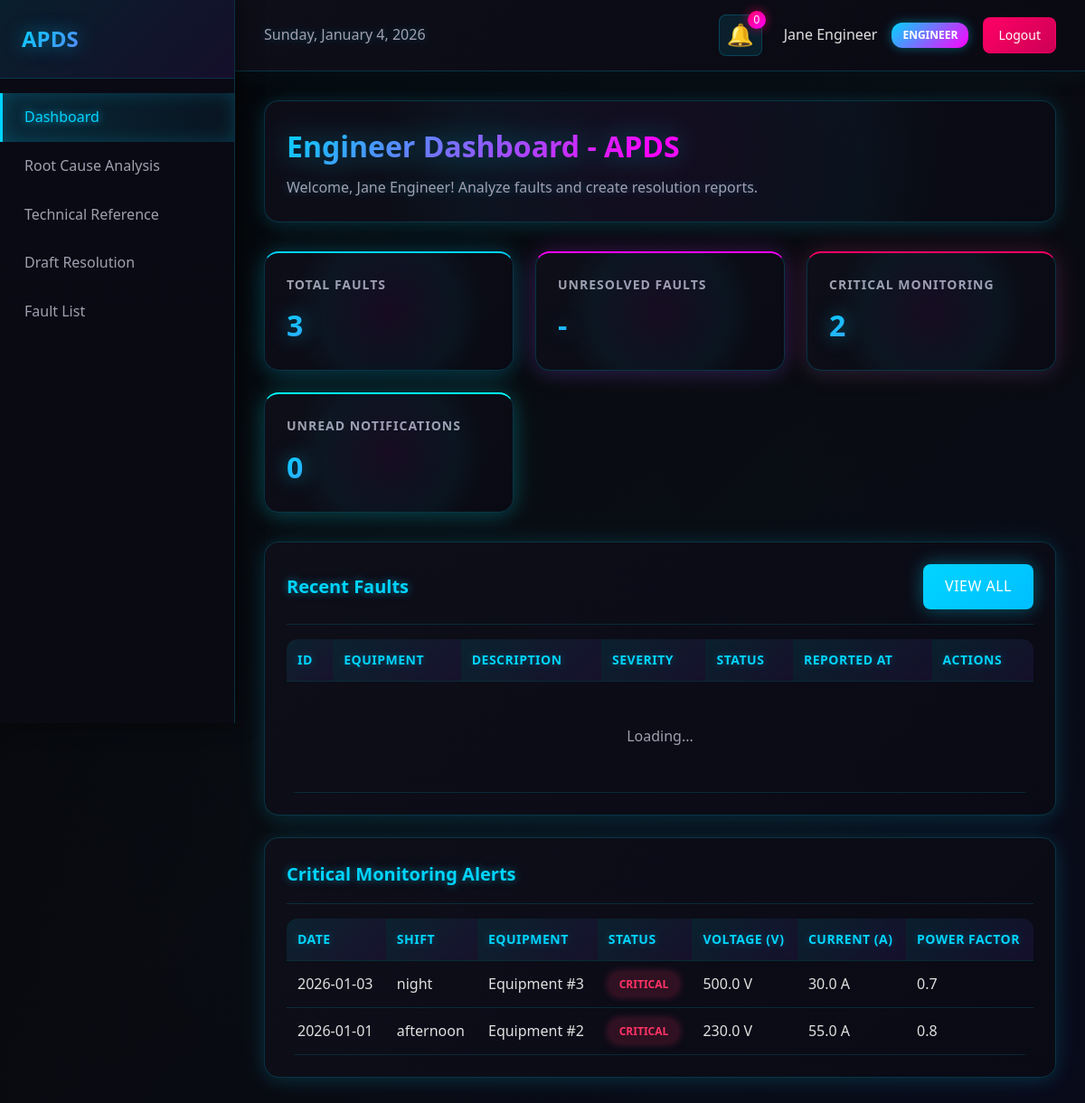
The app's page /dashboard/engineer (signed in), older data.
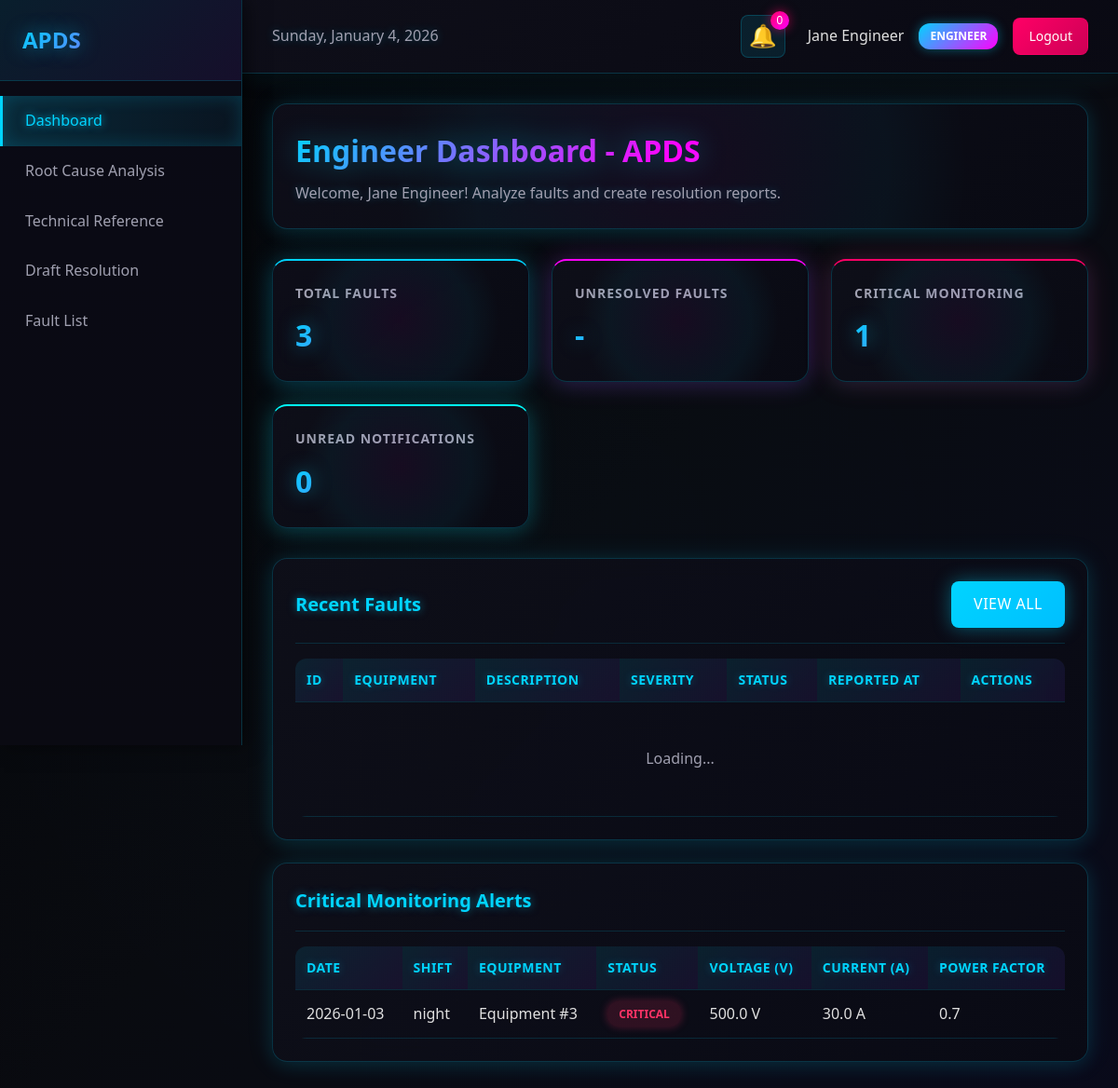
The same page, newer data.
### tables this page shows
CREATE TABLE daily_monitoring (
                id INTEGER PRIMARY KEY AUTOINCREMENT,
                equipment_id INTEGER NOT NULL,
                technician_id INTEGER NOT NULL,
                monitoring_date DATE NOT NULL,
                shift TEXT CHECK(shift IN ('morning', 'afternoon', 'night')),
                voltage REAL,
                current REAL,
                power_factor REAL,
                operational_status TEXT NOT NULL CHECK(operational_status IN ('normal', 'warning', 'critical')),
                observations TEXT,
                created_at TIMESTAMP DEFAULT CURRENT_TIMESTAMP,
                FOREIGN KEY (equipment_id) REFERENCES equipment(id),
                FOREIGN KEY (technician_id) REFERENCES users(id)
            );

### app/routes/dashboard_routes.py (the view)
@dashboard_bp.route('/dashboard/engineer')
def engineer_dashboard():
    auth_check = require_auth()
    if auth_check:
        return auth_check
    user = auth_controller.get_current_user()
    if user['role'] != 'engineer':
        return redirect(auth_controller._get_role_dashboard(user['role']))
    notifications = notification_controller.get_user_notifications(unread_only=True)
    faults = fault_controller.get_all_faults(limit=50)
    critical_monitoring = monitoring_controller.get_critical_records()
    return render_template('dashboards/engineer.html',
                         user=user,
                         notifications=notifications.get('data', []),
                         faults=faults.get('data', []),
                         critical_monitoring=critical_monitoring.get('data', []))

### app/controllers/auth_controller.py (called while the page is built)
    def get_current_user(self) -> dict:
        if 'user_id' not in session:
            return None
        user = self.auth_service.get_user_by_id(session['user_id'])
        if user:
            return user.to_dict()
        return None

    def is_authenticated(self) -> bool:
        return 'user_id' in session

### app/controllers/fault_controller.py (called while the page is built)
    def get_all_faults(self, limit: int = 100) -> dict:
        try:
            faults = self.fault_service.get_all_faults(limit)
            return {
                'success': True,
                'data': [fault.to_dict() for fault in faults]
            }
        except Exception as e:
            return {
                'success': False,
                'message': str(e)
            }

### app/controllers/monitoring_controller.py (called while the page is built)
    def get_critical_records(self) -> dict:
        try:
            records = self.monitoring_service.get_critical_monitoring_records()
            return {
                'success': True,
                'data': [record.to_dict() for record in records]
            }
        except Exception as e:
            return {
                'success': False,
                'message': str(e)
            }

### app/templates/dashboards/engineer.html (shortened to what this page needs)
{% extends "base.html" %}
{% block sidebar_menu %}
<a href="{{ url_for('dashboard.engineer_dashboard') }}" class="active">Dashboard</a>
<a href="{{ url_for('forms.root_cause_analysis') }}">Root Cause Analysis</a>
<a href="{{ url_for('forms.technical_reference') }}">Technical Reference</a>
<a href="{{ url_for('forms.draft_resolution') }}">Draft Resolution</a>
<a href="{{ url_for('views.fault_list') }}">Fault List</a>
{% endblock %}
{% block content %}
<div class="dashboard-header">
    <h1>Engineer Dashboard - APDS</h1>
    <p>Welcome, {{ user.full_name }}! Analyze faults and create resolution reports.</p>
</div>
<div class="stats-grid">
    <div class="stat-card">
        <div class="stat-card-title">Total Faults</div>
        <div class="stat-card-value" id="totalFaults">{{ faults|length }}</div>
    </div>
    <div class="stat-card">
        <div class="stat-card-title">Unresolved Faults</div>
        <div class="stat-card-value" id="unresolvedFaults">-</div>
    </div>
    <div class="stat-card">
        <div class="stat-card-title">Critical Monitoring</div>
        <div class="stat-card-value" id="criticalMonitoring">{{ critical_monitoring|length }}</div>
    </div>
    <div class="stat-card">
        <div class="stat-card-title">Unread Notifications</div>
        <div class="stat-card-value" id="unreadCount">{{ notifications|length }}</div>
    </div>
</div>
<div class="card">
    <div class="card-header">
        <h2 class="card-title">Recent Faults</h2>
        <a href="{{ url_for('views.fault_list') }}?refresh=1" class="btn btn-primary">View All</a>
    </div>
    <div class="table-container">
        <table id="recentFaultsTable">
            <thead>
                <tr>
                    <th>ID</th>
                    <th>Equipment</th>
                    <th>Description</th>
                    <th>Severity</th>
                    <th>Status</th>
                    <th>Reported At</th>
                    <th>Actions</th>
                </tr>
            </thead>
            <tbody>
                <tr>
                    <td colspan="7" class="empty-state">Loading...</td>
                </tr>
            </tbody>
        </table>
    </div>
</div>
<div class="card">
    <div class="card-header">
        <h2 class="card-title">Critical Monitoring Alerts</h2>
    </div>
    <div class="table-container">
        <table>
            <thead>
                <tr>
                    <th>Date</th>
                    <th>Shift</th>
                    <th>Equipment</th>
                    <th>Status</th>
                    <th>Voltage (V)</th>
                    <th>Current (A)</th>
                    <th>Power Factor</th>
                </tr>
            </thead>
            <tbody>
                {% for monitoring in critical_monitoring[:10] %}
                <tr>
                    <td>{{ monitoring.monitoring_date[:10] if monitoring.monitoring_date else '-' }}</td>
                    <td>{{ monitoring.shift or '-' }}</td>
                    <td>Equipment #{{ monitoring.equipment_id }}</td>
                    <td><span class="status-badge status-critical">Critical</span></td>
                    <td>{{ monitoring.voltage or '-' }} V</td>
                    <td>{{ monitoring.current or '-' }} A</td>
                    <td>{{ monitoring.power_factor or '-' }}</td>
                </tr>
                {% endfor %}
            </tbody>
        </table>
    </div>
</div>
{% endblock %}

Row changes from the older to the newer data that the page shows:
removed daily_monitoring: monitoring_date "2026-01-01", shift "afternoon", equipment_id "2", voltage "230.0", current "55.0", power_factor "0.8"
Text that changed along with them:
{{ critical_monitoring|length }}: "2" → "1"
